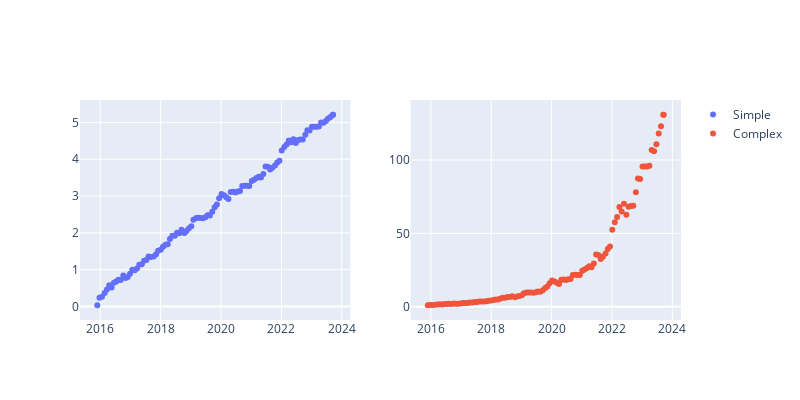

The cell this chart's notebook holds for it:
### Code cell
import plotly.graph_objects as go
from plotly.subplots import make_subplots

x = df_result_opt.index
y1 = df_result_opt[['rtn_3_float', 'rtn_4_float']].mean(axis=1).cumsum()
y2 = (df_result_opt[['rtn_3_float', 'rtn_4_float']].mean(axis=1)+1).cumprod()

# Create a subplot with 1 row and 2 columns
fig = make_subplots(rows=1, cols=2)

# First plot (e.g., a scatter plot)
fig.add_trace(
    go.Scatter(x=x, y=y1, mode='markers', name='Simple'),
    row=1, col=1
)

# Second plot (e.g., a bar plot)
fig.add_trace(
    go.Scatter(x=x, y=y2, mode='markers', name='Complex'),
    row=1, col=2
)

# Optionally adjust layout
fig.update_layout(height=400, width=800,)

# Show the plot
fig.show()
